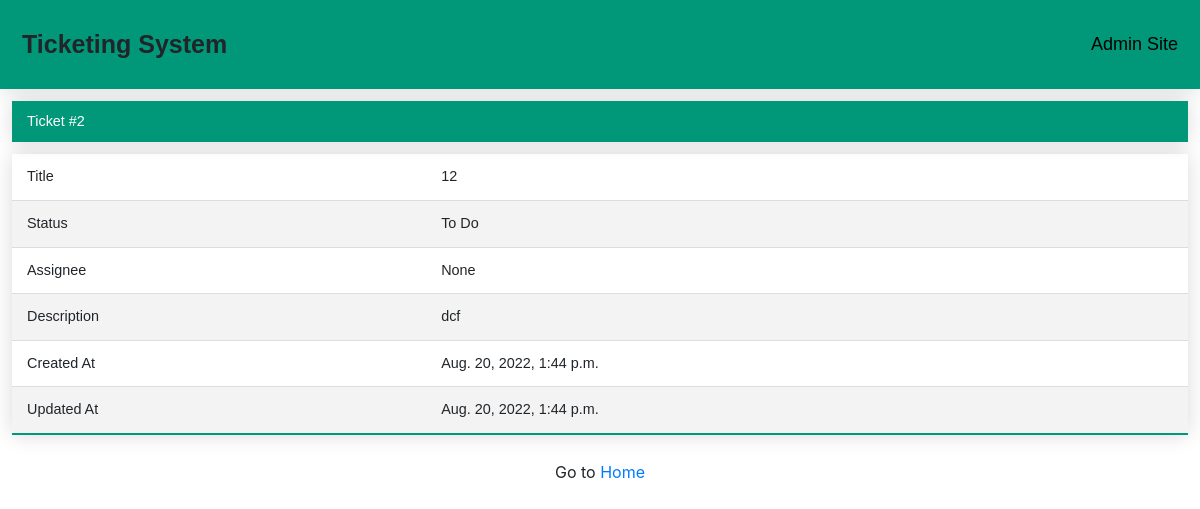
Screenshot of /ticket/2 (signed in) with the database file from the repository.
### ticket_manager/models.py (models this page shows)
class Ticket(models.Model):
    title = models.CharField(max_length=100)
    ticket_id = models.CharField(max_length=255, blank=True)
    assignee = models.ForeignKey(User, null=True, blank = True, on_delete=models.CASCADE)
    status = models.CharField(max_length=25, choices=TicketStatus.choices, default=TicketStatus.TO_DO)
    description = models.TextField()
    created_at = models.DateTimeField('created at', auto_now_add=True)
    updated_at = models.DateTimeField('updated at', auto_now=True)
    class Meta:
        verbose_name="Tickets Created"

### ticket_manager/views.py (the view)
# urls.py: path('ticket/<int:ticket_id>', views.ticket_by_id, name='ticket_by_id'),
def ticket_by_id(request, ticket_id):
    if not request.user.is_authenticated:
        return redirect("ticket_manager:login")
    ticket = Ticket.objects.get(pk=ticket_id)
    return render(request, 'ticket_by_id.html', {'ticket':ticket})

### ticket_manager/templates/ticket_by_id.html (shortened to what this page needs)
{% extends 'homepage.html' %}
{% block content %}
<div class="ticket">
 <table class="styled-table">
 <h2> Ticket #{{ticket.id}}</h2>
 <tbody>
  <tr>
   <td>Title</td>
   <td>{{ticket.title}}</td>
  </tr>
  <tr>
   <td>Status</td>
   <td>{{ticket.status}}</td>
  </tr>
  <tr>
   <td>Assignee</td>
   <td>{{ticket.assignee}}</td>
  </tr>
  <tr>
   <td>Description</td>
   <td>{{ticket.description}}</td>
  </tr>
  <tr>
   <td>Created At</td>
   <td>{{ticket.created_at}}</td>
  </tr>
  <tr>
   <td>Updated At</td>
   <td>{{ticket.updated_at}}</td>
  </tr>
 </tbody>
 </table>
</div>
<p class="text-center">Go to <a href="/index">Home</a></p>
{% endblock %}

### ticket_manager/static/style.css (style rules this page uses)
.styled-table { border-collapse: collapse; margin: 25px 0; width:98%; margin-top: 1%; margin-left:1%; margin-right:1%; font-size: 0.9em; font-family: sans-serif; min-width: 200px; box-shadow: 0 0 20px rgba(0, 0, 0, 0.15); }
.styled-table th, .styled-table td { padding: 12px 15px; }
.styled-table tbody tr { border-bottom: 1px solid #dddddd; }
.styled-table tbody tr:nth-of-type(even) { background-color: #f3f3f3; }
.styled-table tbody tr:last-of-type { border-bottom: 2px solid #009879; }
.ticket h2 { background-color: #009879; color: #ffffff; text-align: left; box-shadow: 0 0 20px rgba(0, 0, 0, 0.15); padding: 12px 15px; margin-top: 1%; margin-left:1%; margin-right: 1%; font-size: 0.9em; font-family: sans-serif; min-width: 200px; }

### rows the page displays
Ticket: id "2", title "12", status "To Do", assignee "None", description "dcf", created_at "Aug. 20, 2022, 1:44 p.m.", updated_at "Aug. 20, 2022, 1:44 p.m."
